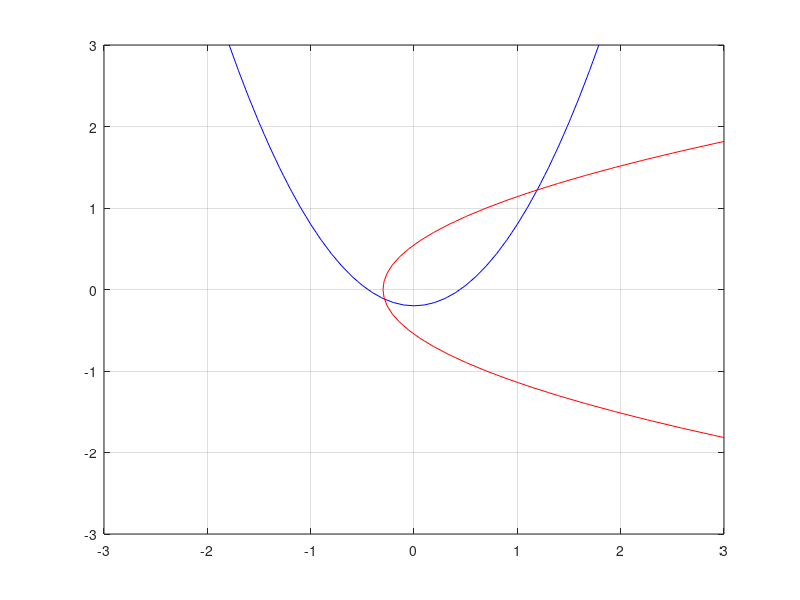

Reproduce this figure in MATLAB. (Note: this script raises an error after producing the figure.)
%{

    Considere el SENL 
    x^2 - y = 0.2
    y^2 - x = 0.3
a) Graficar las curvas en el plano z = 0
b) Utilizar puntofijo con (p0,q0) = (1.2, 1.2) para aproximar una raiz
c) Repita b pero con (p0,q0) = (-0.2, -0.2)
d) Que fenomeno observa? Se puede asegurar convergencia?

%}


%a) Definimos las funciones escalares g1 y g2
g1 = @(x,y) x.^2 - y - 0.2;
g2 = @(x,y) y.^2 - x - 0.3;

xx1 = -3:0.1:3;
yy1 = -3:0.1:3;
[X1,Y1] = meshgrid(xx1,yy1);
Z11 = g1(X1,Y1);
Z22 = g2(X1,Y1);
contour(X1,Y1,Z11,[0,0],'b'), hold on,
contour(X1,Y1,Z22,[0,0],'r'), grid on,

%b) Sea el punto (po,q0)

pq0 = [1.2  1.2];
pq0p = [-0.2  -0.2];


tol = 1e-5;
itmax = 50;
%G10 es un archivo externo .m

[Pk,iter] = PuntoFijo('G10',pq0,tol,itmax);
[Pk,iter] = PuntoFijo('G10a',pq0p,tol,itmax);
[Pk,iter] = PuntoFijo('G10b',pq0p,tol,itmax);

%c)  
pq0c = [-0.2  -0.2];

[Pk,iter] = PuntoFijo('G10b',pq0,tol,itmax);

 
[P,iter,err] = NewtonRawsonSISTEMA('G10NR','JG10',pq0,tol,tol,itmax) 

%d) No se cumplen las condiciones del teorema para unos de los puntos
%fijos, ver abajo teorema 6.5.3. Ver gráfica del campo vectorial (ver comportamiento en uno de sus
%puntos fijos teniendo en cuenta la iteración de punto fijo).